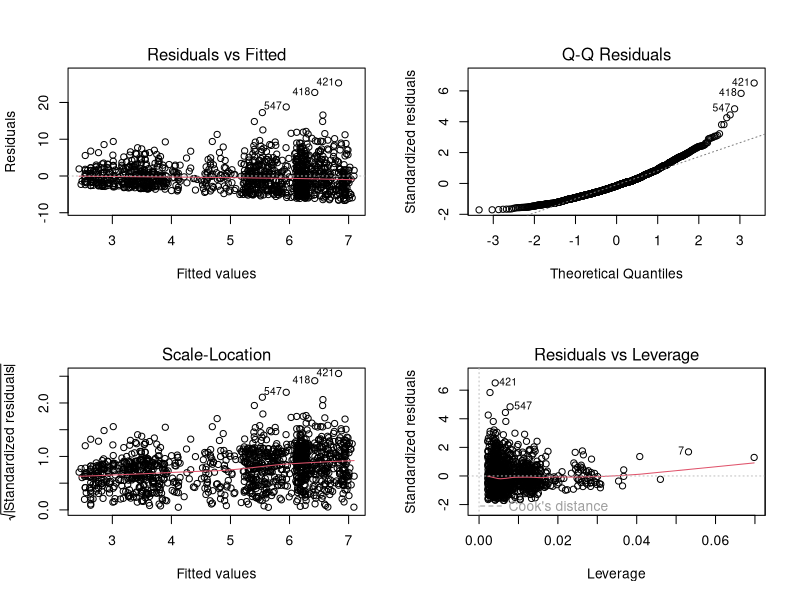
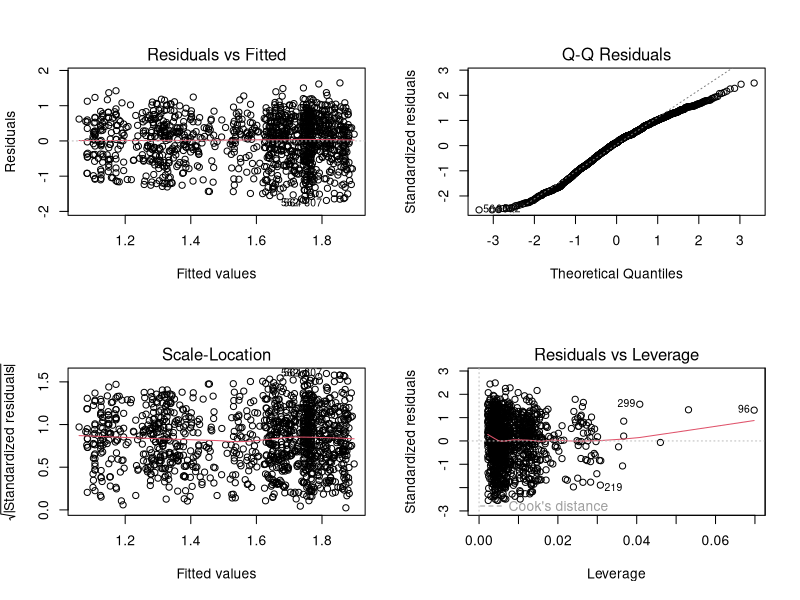
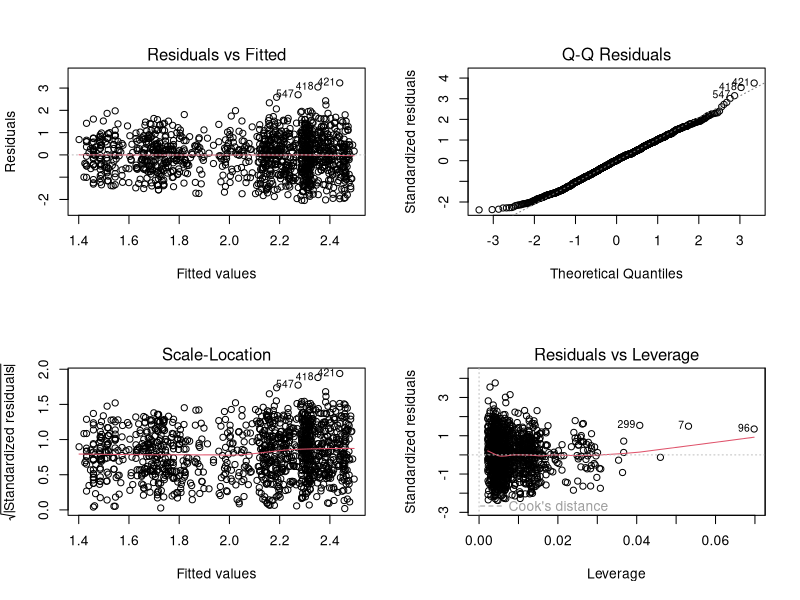
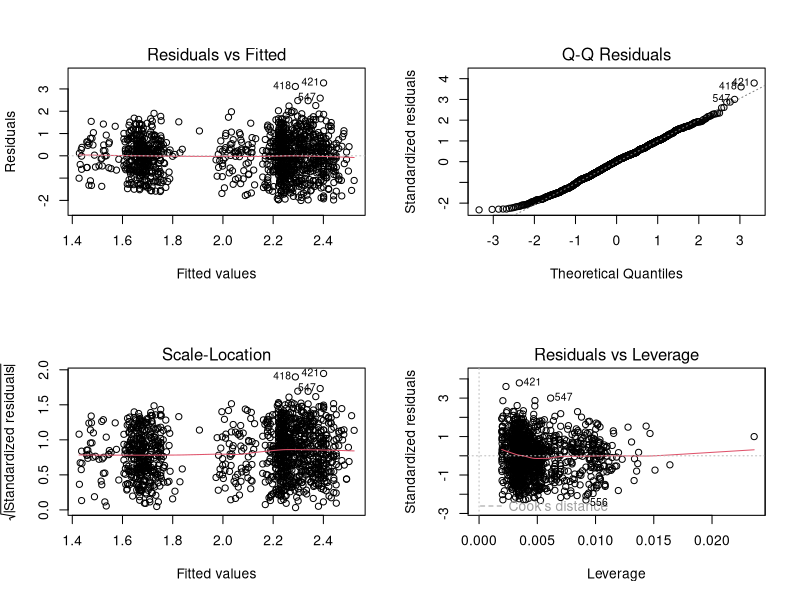
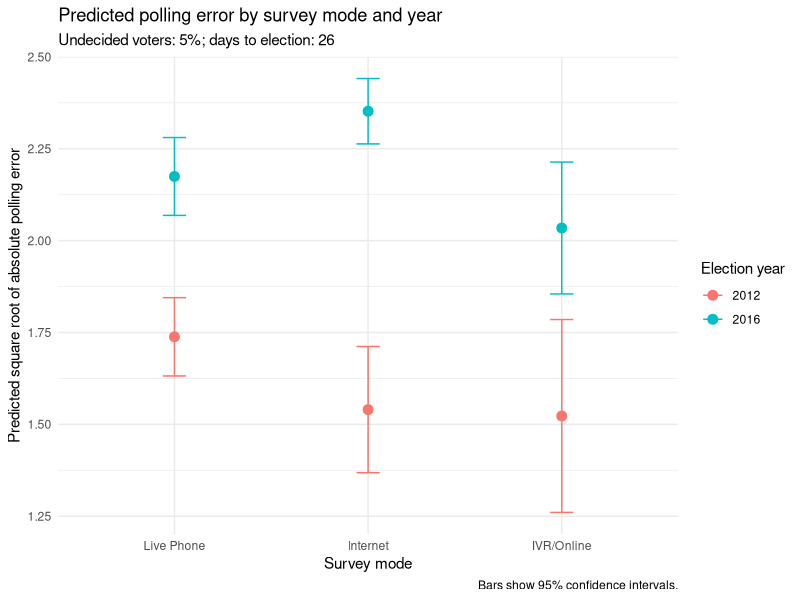
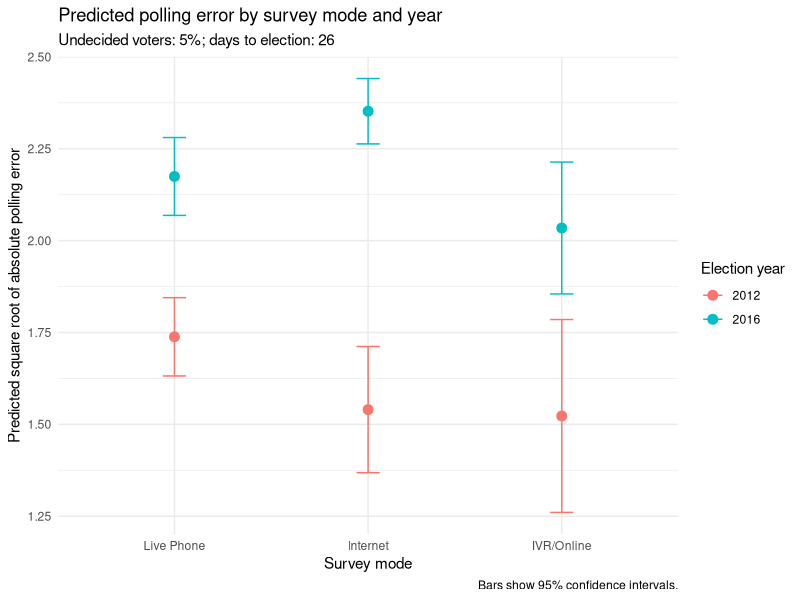

Here is the R script that generated these plots, in order:
library(tidyverse)

# Read the main analysis dataset
analysis <- read_csv("project datasets/analysis_data_final.csv")

# Check the data
glimpse(analysis)
summary(analysis)

# Set reference groups: 2012 and Live Phone
analysis <- analysis |>
  mutate(
    year = factor(year, levels = c(2012, 2016)),
    mode = factor(
      mode,
      levels = c("Live Phone", "Internet", "IVR/Online")
    )
  )

table(analysis$year, analysis$mode)

# Model 1: additive model
model_add <- lm(
  absolute_error ~ Undecided + days_to_election + mode + year,
  data = analysis
)

# Model 2: associations can differ by year
model_interaction <- lm(
  absolute_error ~ year * (Undecided + days_to_election + mode),
  data = analysis
)

summary(model_add)
summary(model_interaction)

# Compare the two nested models
anova(model_add, model_interaction)

# Check diagnostic plots for the interaction model
par(mfrow = c(2, 2))
plot(model_interaction)
par(mfrow = c(1, 1))

# Try a model with a transformed response
model_log <- lm(
  log1p(absolute_error) ~
    year * (Undecided + days_to_election + mode),
  data = analysis
)

par(mfrow = c(2, 2))
plot(model_log)
par(mfrow = c(1, 1))

summary(model_log)

# Check the largest Cook's distances
head(sort(cooks.distance(model_log), decreasing = TRUE), 10)

# Inspect the three largest Cook's distances for the log model
analysis[c(96, 219, 299),
         c("state", "year", "pollster", "mode", "absolute_error")]

model_log_additive <- lm(
  log1p(absolute_error) ~ Undecided + days_to_election + mode + year,
  data = analysis
)

anova(model_log_additive, model_log)

# Fit the same model using a square-root transformation (Final model)
model_sqrt <- lm(
  sqrt(absolute_error) ~ year * (Undecided + days_to_election + mode),
  data = analysis
)

# Estimate the undecided voter association and confidence interval in each year
analysis_2016 <- analysis |>
  mutate(year = relevel(year, ref = "2016"))
model_sqrt_2016 <- update(model_sqrt, data = analysis_2016)

interval_2012 <- confint(model_sqrt)["Undecided", ]
interval_2016 <- confint(model_sqrt_2016)["Undecided", ]
undecided_intervals <- tibble(
  Year = c(2012, 2016),
  Estimate = c(coef(model_sqrt)["Undecided"],
               coef(model_sqrt_2016)["Undecided"]),
  Lower = c(interval_2012[1], interval_2016[1]),
  Upper = c(interval_2012[2], interval_2016[2])
)
print(undecided_intervals)

# Check diagnostics
par(mfrow = c(2, 2))
plot(model_sqrt)
par(mfrow = c(1, 1))

summary(model_sqrt)

head(sort(cooks.distance(model_sqrt), decreasing = TRUE), 5)

# Inspect the five largest Cook's distances for the square-root model
analysis[c(96, 7, 299, 219, 237),
         c("state", "year", "pollster", "mode", "absolute_error")]

model_sqrt_additive <- lm(
  sqrt(absolute_error) ~ Undecided + days_to_election + mode + year,
  data = analysis
)

par(mfrow = c(2, 2))
plot(model_sqrt_additive)
par(mfrow = c(1, 1))

anova(model_sqrt_additive, model_sqrt)

# Predict the model outcome for each survey mode and year
plot_data <- expand_grid(
  year = levels(analysis$year),
  mode = levels(analysis$mode),
  Undecided = median(analysis$Undecided, na.rm = TRUE),
  days_to_election = median(analysis$days_to_election, na.rm = TRUE)
) |>
  mutate(
    year = factor(year, levels = levels(analysis$year)),
    mode = factor(mode, levels = levels(analysis$mode))
  )

# Add predictions and 95% confidence intervals
predictions <- predict(
  model_sqrt,
  newdata = plot_data,
  interval = "confidence"
)

plot_data <- bind_cols(plot_data, as_tibble(predictions))

# Plot the predictions

ggplot(plot_data, aes(x = mode, y = fit, colour = year, group = year)) +
  geom_point(size = 3)+
  geom_errorbar(
    aes(ymin = lwr, ymax = upr),
    width = 0.12,
  ) +
  labs(
    title = "Predicted polling error by survey mode and year",
    subtitle = "Undecided voters: 5%; days to election: 26",
    x = "Survey mode",
    y = "Predicted square root of absolute polling error",
    colour = "Election year",
    caption = "Bars show 95% confidence intervals."
  ) +
  theme_minimal()

# Save the plot
ggsave(
  "survey_mode_predictions.png",
  width = 8,
  height = 5,
  dpi = 300
)
